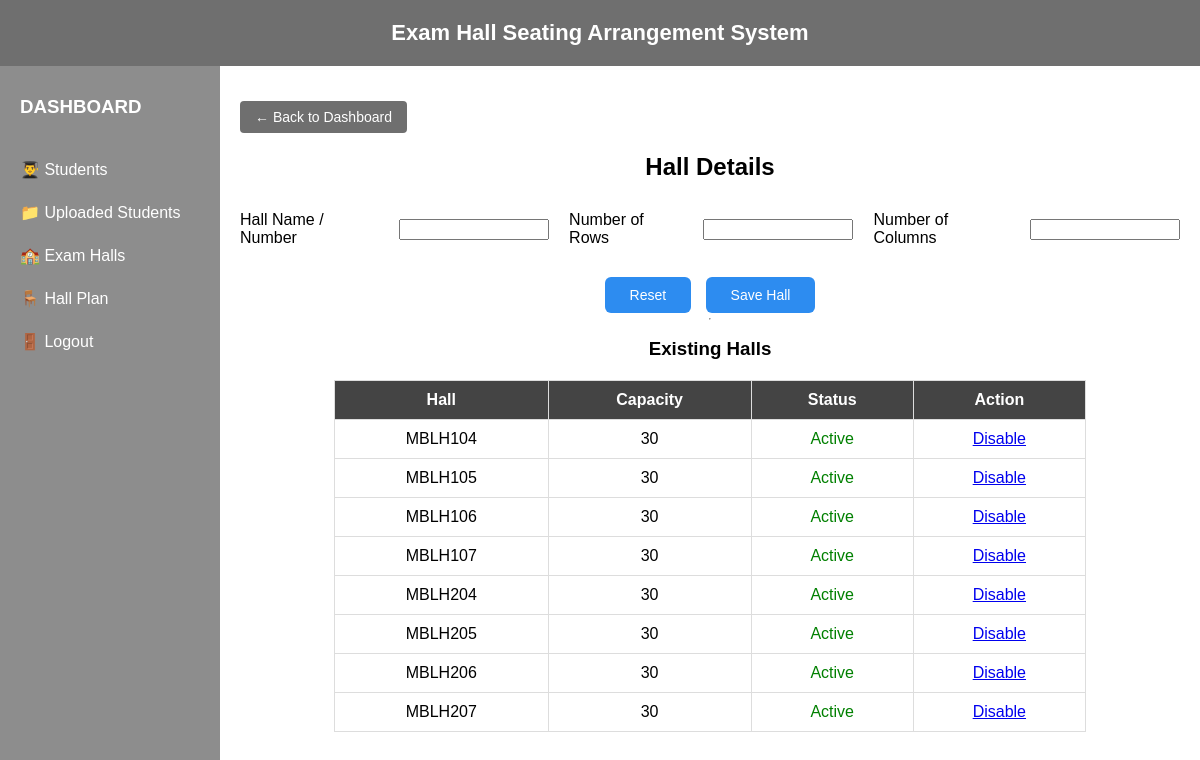
The page /halls (signed in) on the database as committed earlier.
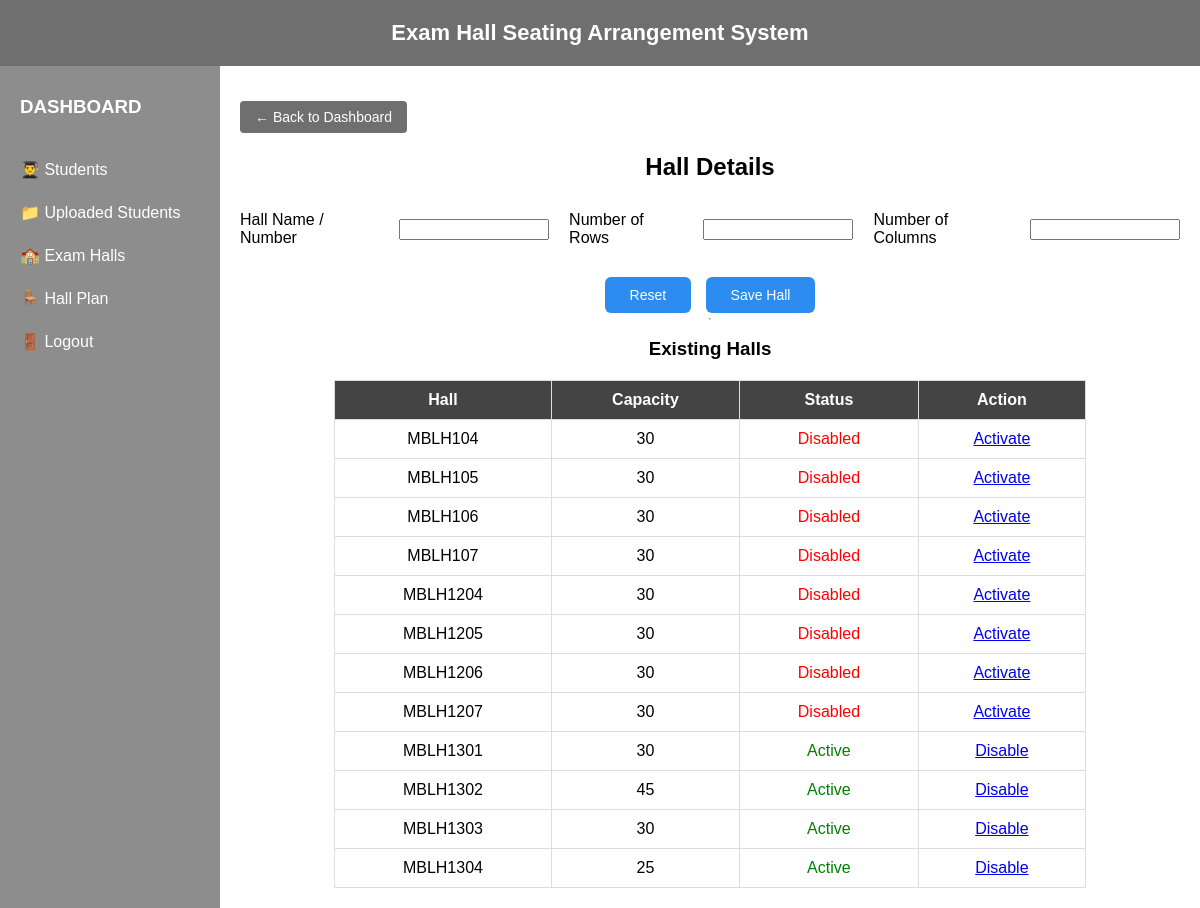
The same page on the database as committed later.
### models/hall.py (models this page shows)
class Hall(db.Model):
    id = db.Column(db.Integer, primary_key=True)
    hall_name = db.Column(db.String(50), unique=True, nullable=False)
    rows = db.Column(db.Integer, nullable=False)
    columns = db.Column(db.Integer, nullable=False)
    capacity = db.Column(db.Integer, nullable=False)
    status = db.Column(db.String(20), default="active")

### app.py (the view, shortened to what this page needs)
@app.route('/halls', methods=['GET', 'POST'])
def halls_page():
    if "user" not in session:
        return redirect(url_for("login"))
    halls = Hall.query.all()
    return render_template("halls.html", halls=halls)

### templates/halls.html (shortened to what this page needs)
<!DOCTYPE html>
<html>
<head>
    <link rel="stylesheet" href="{{ url_for('static', filename='css/style.css') }}">
</head>
<body>
<div class="top-header">
    Exam Hall Seating Arrangement System
</div>
<div class="main-container">
    <div class="sidebar">
        <h3>DASHBOARD</h3>
        <ul>
            <li><a href="{{ url_for('students_page') }}">👨‍🎓 Students</a></li>
            <li><a href="{{ url_for('uploaded_batches') }}">📁 Uploaded Students</a></li>
            <li><a href="{{ url_for('halls_page') }}">🏫 Exam Halls</a></li>
            <li><a href="{{ url_for('hall_plan') }}">🪑 Hall Plan</a></li>
            <li><a href="{{ url_for('logout') }}">🚪 Logout</a></li>
        </ul>
    </div>
    <div class="dashboard-content">
        <div class="back-container">
            <a href="{{ url_for('dashboard') }}" class="btn-back">
                ← Back to Dashboard
            </a>
        </div>
        <h2>Hall Details</h2>
        <form method="POST">
            <div class="form-row">
                <label>Hall Name / Number</label>
                <input type="text" name="hall_name" required>
                <label>Number of Rows</label>
                <input type="number" name="rows" required>
                <label>Number of Columns</label>
                <input type="number" name="columns" required>
            </div>
            <div class="hall-btn-group">
                <button type="reset" class="btn-blue">Reset</button>
                <button type="submit" class="btn-blue">Save Hall</button>
            </div>
        </form>
        <hr>
        <br>
        <h3>Existing Halls</h3>
        <table class="hall-table">
            <tr>
                <th>Hall</th>
                <th>Capacity</th>
                <th>Status</th>
                <th>Action</th>
            </tr>
            {% for hall in halls %}
            <tr>
                <td>{{ hall.hall_name }}</td>
                <td>{{ hall.capacity }}</td>
                <td>
                    {% if hall.status == "active" %}
                        <span style="color:green;">Active</span>
                    {% else %}
                        <span style="color:red;">Disabled</span>
                    {% endif %}
                </td>
                <td>
                    {% if hall.status == "active" %}
                        <a href="{{ url_for('toggle_hall', hall_id=hall.id) }}">Disable</a>
                    {% else %}
                        <a href="{{ url_for('toggle_hall', hall_id=hall.id) }}">Activate</a>
                    {% endif %}
                </td>
            </tr>
            {% endfor %}
        </table>
    </div>
</div>
</body>
</html>

### static/css/style.css (style rules this page uses)
* { margin: 0; padding: 0; box-sizing: border-box; font-family: Arial, Helvetica, sans-serif; }
.top-header { background-color: #6f6f6f; color: white; text-align: center; padding: 20px; font-size: 22px; font-weight: bold; }
.main-container { display: flex; min-height: 100vh; }
.sidebar { width: 220px; background-color: #8d8d8d; min-height: 100vh; padding: 30px 20px; color: white; position: sticky; top: 0; }
.sidebar h3 { margin-bottom: 30px; }
.sidebar ul { list-style: none; }
.sidebar li { padding: 12px 0; cursor: pointer; }
.sidebar li a { text-decoration: none; color: white; }
.dashboard-content { flex: 1; padding: 20px; display: flex; flex-direction: column; align-items: center; }
.back-container { width: 100%; text-align: left; }
.btn-back { display: inline-block; width: fit-content; margin: 15px 0 20px 0; padding: 8px 15px; background-color: #6f6f6f; color: white; text-decoration: none; border-radius: 4px; font-size: 14px; }
.hall-btn-group { width: 100%; text-align: center; margin-top: 20px; }
.btn-blue { background-color: #2d8cf0; color: white; padding: 8px 18px; border: none; border-radius: 6px; margin: 5px; cursor: pointer; font-weight: 500; }
.btn-blue { padding: 10px 25px; font-size: 14px; }
.hall-table { width: 80%; border-collapse: collapse; margin-top: 20px; background-color: white; }
.hall-table th, .hall-table td { border: 1px solid #ddd; padding: 10px; text-align: center; }
.hall-table th { background-color: #444; color: white; }
.form-row { display: flex; align-items: center; gap: 20px; margin: 30px 0px 25px 0px; }
.form-row input, .form-row select { padding: 1px; width: 150px; }
.form-row label { min-width: 100px; }

Rows that differ between the two databases and show on the page:
changed Hall "MBLH104": status "Active Disable" → "Disabled Activate"
changed Hall "MBLH105": status "Active Disable" → "Disabled Activate"
changed Hall "MBLH106": status "Active Disable" → "Disabled Activate"
changed Hall "MBLH107": status "Active Disable" → "Disabled Activate"
changed Hall: hall_name "MBLH204" → "MBLH1204"; status "Active Disable" → "Disabled Activate"
changed Hall: hall_name "MBLH205" → "MBLH1205"; status "Active Disable" → "Disabled Activate"
changed Hall: hall_name "MBLH206" → "MBLH1206"; status "Active Disable" → "Disabled Activate"
changed Hall: hall_name "MBLH207" → "MBLH1207"; status "Active Disable" → "Disabled Activate"
added Hall: hall_name "MBLH1301", capacity "30", status "Active"
added Hall: hall_name "MBLH1302", capacity "45", status "Active"
added Hall: hall_name "MBLH1303", capacity "30", status "Active"
added Hall: hall_name "MBLH1304", capacity "25", status "Active"
